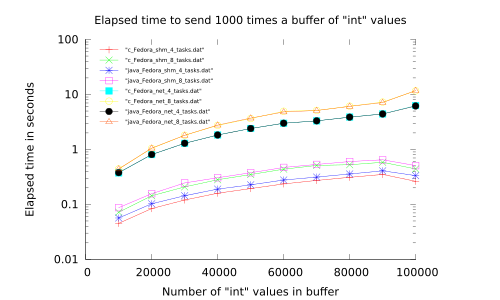

Generate this figure with gnuplot:
reset
set terminal x11
#set terminal windows
set key left top Left reverse font ",7"  samplen 2 spacing 0.8
set nolabel
set border 3
set lmargin 12
set rmargin 12
#set xtics 10000
#set ytics 10
set logscale y
set title "Elapsed time to send 1000 times a buffer of \"int\" values"
set xlabel "Number of \"int\" values in buffer"
set ylabel "Elapsed time in seconds"
set style data linespoints
set pointsize 0.8
set xrange [0:100000]
plot "c_Fedora_shm_4_tasks.dat",\
"c_Fedora_shm_8_tasks.dat",\
"java_Fedora_shm_4_tasks.dat",\
"java_Fedora_shm_8_tasks.dat", \
"c_Fedora_net_4_tasks.dat",\
"c_Fedora_net_8_tasks.dat",\
"java_Fedora_net_4_tasks.dat",\
"java_Fedora_net_8_tasks.dat"
replot
set terminal pdf
set output "fedora_msgSize_c_java_elapsedtime.pdf"
replot
pause 5
